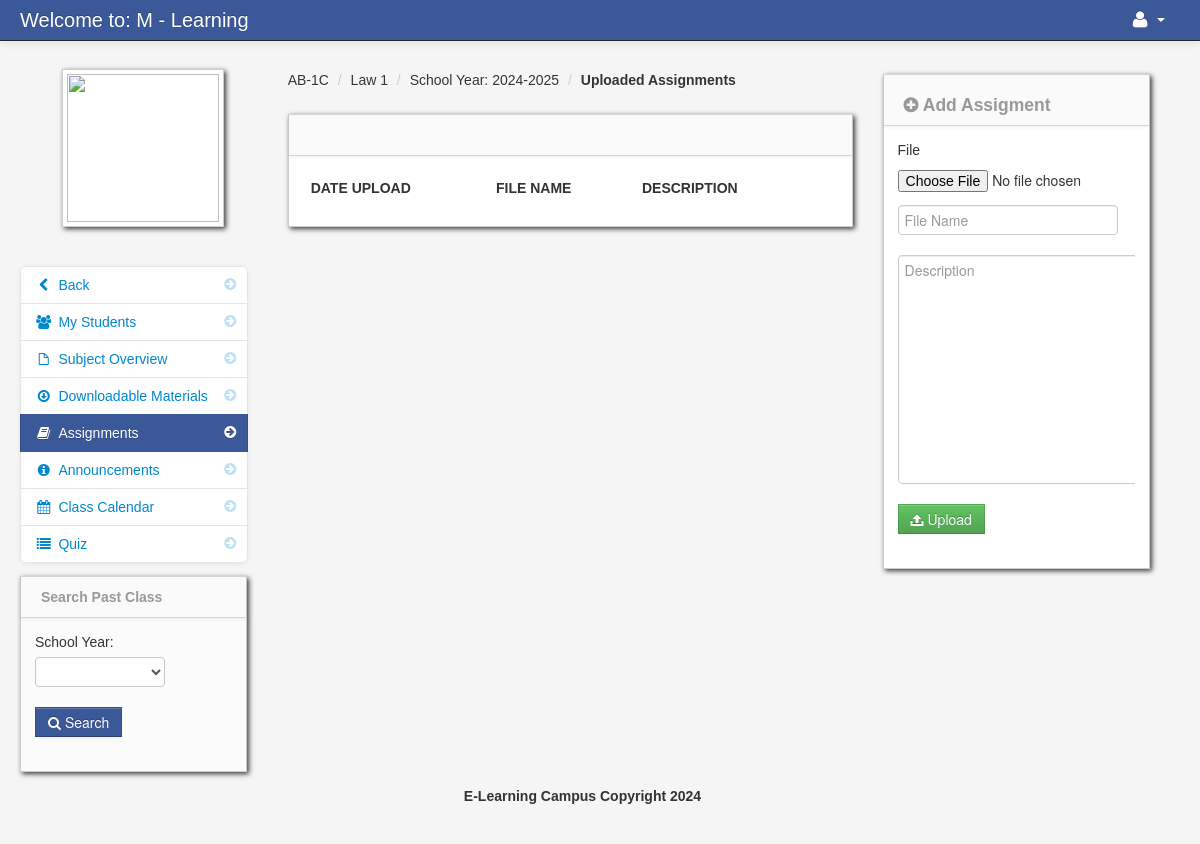
The app's page /assignment.php?id=187 (signed in) with its own data.
### tables this page shows
CREATE TABLE IF NOT EXISTS `teacher_class` (
  `teacher_class_id` int NOT NULL AUTO_INCREMENT,
  `teacher_id` int NOT NULL,
  `class_id` int NOT NULL,
  `subject_id` int NOT NULL,
  `thumbnails` varchar(100) NOT NULL,
  `school_year` varchar(100) NOT NULL,
  PRIMARY KEY (`teacher_class_id`)
);

CREATE TABLE IF NOT EXISTS `class` (
  `class_id` int NOT NULL AUTO_INCREMENT,
  `class_name` varchar(100) NOT NULL,
  PRIMARY KEY (`class_id`)
);

CREATE TABLE IF NOT EXISTS `subject` (
  `subject_id` int NOT NULL AUTO_INCREMENT,
  `subject_code` varchar(100) NOT NULL,
  `subject_title` varchar(100) NOT NULL,
  `category` varchar(100) NOT NULL,
  `description` longtext NOT NULL,
  `unit` int NOT NULL,
  `Pre_req` varchar(100) NOT NULL,
  `semester` varchar(100) NOT NULL,
  PRIMARY KEY (`subject_id`)
);

### assignment.php (the view, shortened to what this page needs)
<?php include('header_dashboard.php'); ?>
<?php $get_id = $_GET['id']; ?>
    <body>
		<?php include('navbar_teacher.php'); ?>
        <div class="container-fluid">
            <div class="row-fluid">
				<?php include('assignment_link.php'); ?>
                <div class="span6" id="content">
                     <div class="row-fluid">
										<?php $class_query = mysqli_query($conn,"select * from teacher_class
										LEFT JOIN class ON class.class_id = teacher_class.class_id
										LEFT JOIN subject ON subject.subject_id = teacher_class.subject_id
										where teacher_class_id = '$get_id'")or die(mysqli_error());
										$class_row = mysqli_fetch_array($class_query);
										?>
					     <ul class="breadcrumb">
							<li><a href="#"><?php echo $class_row['class_name']; ?></a> <span class="divider">/</span></li>
							<li><a href="#"><?php echo $class_row['subject_code']; ?></a> <span class="divider">/</span></li>
							<li><a href="#">School Year: <?php echo $class_row['school_year']; ?></a> <span class="divider">/</span></li>
							<li><a href="#"><b>Uploaded Assignments</b></a></li>
						</ul>
                        <div id="block_bg" class="block">
                            <div class="navbar navbar-inner block-header">
                            </div>
                            <div class="block-content collapse in">
                                <div class="span12">
  									<table cellpadding="0" cellspacing="0" border="0" class="table" id="">
										<thead>
										        <tr>
												<th>Date Upload</th>
												<th>File Name</th>
												<th>Description</th>
												<th></th>
												</tr>
										</thead>
									</table>
                                </div>
                            </div>
                        </div>
                    </div>
                </div>
				<?php include('assignment_sidebar.php') ?>
            </div>
		<?php include('footer.php'); ?>
        </div>
		<?php include('script.php'); ?>
    </body>
</html>

### admin/assets/styles.css (style rules this page uses)
body { padding-top: 60px; padding-bottom: 40px; background-color: #f5f5f5; }
#content { margin-left:0px; }
.breadcrumb { margin: 0 0 0px; padding: 10px 0px; background-color: transparent; }
.block { background: url("../images/pixel-60fff.png") repeat scroll 0 0 rgba(0, 0, 0, 0) !important; border: 1px solid #ccc; background: white; margin: 1em 0em; border-top: none; -webkit-box-shadow: 2px 2px 5px rgba(0, 0, 6, 0.75); -moz-box-shadow: 2px 2px 5px rgba(0, 0, 6, 0.75); box-shadow: 2px 2px 5px rgba(0, 0, 6, 0.75); }
.block-content { margin: 1em; min-height: .25em; }
.block-header { margin-bottom: 0px; border-right: none; border-left: none; -webkit-border-radius: 0px; -moz-border-radius: 0px; border-radius: 0px; }

### records on screen
teacher_class: class.class_name "AB-1C", subject.subject_code "Law 1", school_year "2024-2025"
